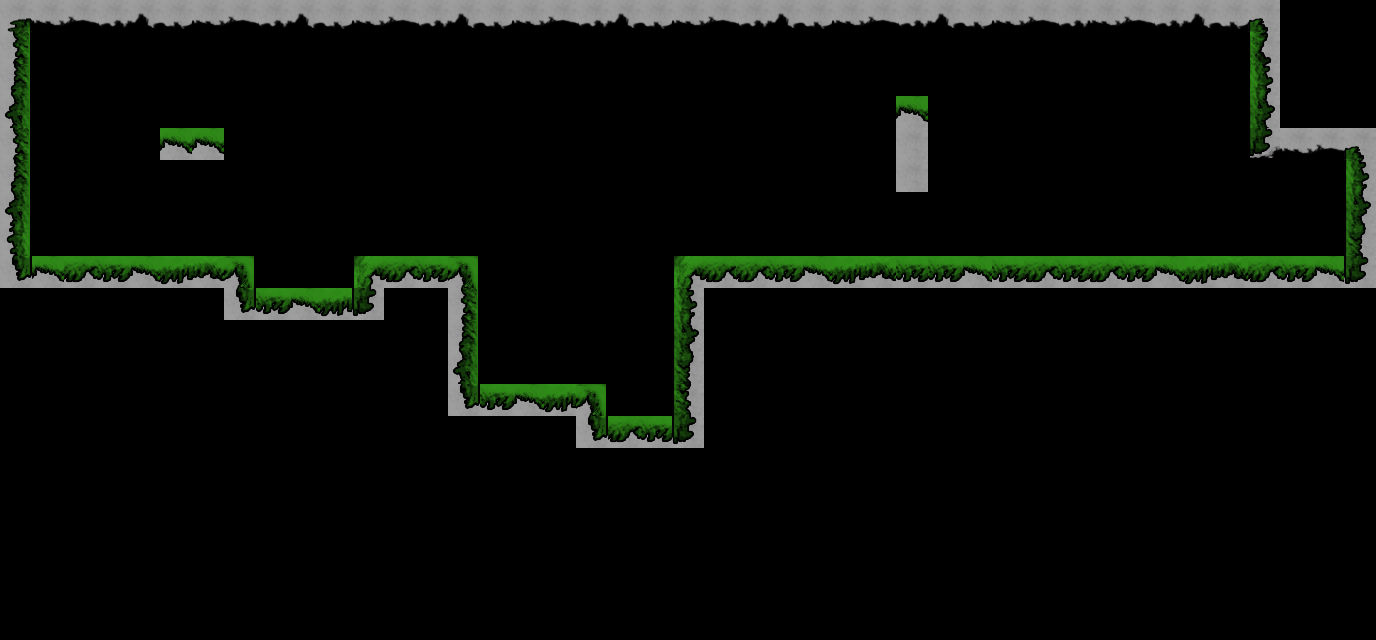

This game map was drawn from its Tiled (.tmx) file and the tilesets committed beside it. A one-line description and the trimmed map source follow:
An orthogonal 43x20 tile map with 32x32 px tiles, 2 tile layers (Tile Layer 1, Tile Layer 2), 9 tilesets and 10 objects (2x Button, 2x Player, Fan, Spike, Goal, ...).

<map version="1.10" tiledversion="1.10.2" orientation="orthogonal" renderorder="right-down" width="43" height="20" tilewidth="32" tileheight="32" infinite="0" nextlayerid="4" nextobjectid="18">
 <tileset firstgid="1" source="../../../../../Tiled/placeholder_tile.tsx" />
 <tileset firstgid="29" name="TileSheet_Final" tilewidth="32" tileheight="32" tilecount="96" columns="12">
  <image source="TileSheet_Final.png" width="384" height="256" />
 </tileset>
 <tileset firstgid="125" name="TileSheet_Final" tilewidth="32" tileheight="32" tilecount="96" columns="12">
  <image source="TileSheet_Final.png" width="384" height="256" />
 </tileset>
 <tileset firstgid="221" source="../../../../../Tiled/TileSheet_Final.tsx" />
 <tileset firstgid="317" name="400x400Orange" tilewidth="400" tileheight="400" tilecount="1" columns="1">
  <image source="400x400Orange.png" width="400" height="400" />
 </tileset>
 <tileset firstgid="318" name="Player" tilewidth="64" tileheight="64" tilecount="2" columns="2">
  <image source="Player.png" width="128" height="64" />
 </tileset>
 <tileset firstgid="320" name="Door" tilewidth="32" tileheight="64" tilecount="1" columns="1">
  <image source="Door.png" width="32" height="64" />
 </tileset>
 <tileset firstgid="321" name="BreakableWood" tilewidth="32" tileheight="32" tilecount="1" columns="1">
  <image source="BreakableWood.png" width="32" height="32" />
 </tileset>
 <tileset firstgid="322" name="Turtles_NoTrim" tilewidth="192" tileheight="192" tilecount="70" columns="10">
  <image source="Turtles_NoTrim.png" width="1920" height="1344" />
 </tileset>
 <layer id="1" name="Tile Layer 1" width="43" height="20">
  <data>[860 cells, 117 non-empty, 28 distinct tile ids]</data>
 </layer>
 <layer id="2" name="Tile Layer 2" width="43" height="20">
  <data>[860 cells, 0 non-empty, 0 distinct tile ids]</data>
 </layer>
 <objectgroup id="3" name="Object Layer 1">
  <object id="1" name="Fan1" type="Fan" x="608" y="384" width="64" height="32">
   <properties>
    <property name="boolean_isOn" type="bool" value="false" />
    <property name="float_theForce" type="float" value="4.5" />
    <property name="int_theDirection" type="int" value="4" />
    <property name="string_theID" value="fan1" />
   </properties>
  </object>
  <object id="2" name="Spikes" type="Spike" x="256" y="256" width="96" height="32" />
  <object id="3" name="Button" type="Button" x="704" y="172" width="32" height="32">
   <properties>
    <property name="isTypeOne" type="bool" value="false" />
    <property name="string_effectName" value="action_fanTurnOnOff" />
    <property name="string_effectName1" value="" />
    <property name="string_effectName2" value="" />
    <property name="string_para" value="fan1" />
    <property name="string_para1" value="" />
    <property name="string_para2" value="" />
   </properties>
  </object>
  <object id="4" name="Button" type="Button" x="992" y="224" width="32" height="32">
   <properties>
    <property name="isTypeOne" type="bool" value="false" />
    <property name="string_effectName" value="action_doorOpenClose" />
    <property name="string_effectName1" value="" />
    <property name="string_effectName2" value="" />
    <property name="string_para" value="door1" />
    <property name="string_para1" value="" />
    <property name="string_para2" value="" />
   </properties>
  </object>
  <object id="6" name="End" type="Goal" x="1248" y="160" width="96" height="96">
   <properties>
    <property name="bool_mapIsMenu" type="bool" value="true" />
    <property name="string_theMapID" value="levelSelectMenu.tmx" />
   </properties>
  </object>
  <object id="9" name="Fan Area - fan1" type="FanArea" gid="317" x="598.667" y="360.667" width="70.3333" height="196.667">
   <properties>
    <property name="string_fanID" value="fan1" />
   </properties>
  </object>
  <object id="12" name="Door1" type="Door" gid="320" x="896.045" y="255.902" width="32" height="64">
   <properties>
    <property name="isOpened" type="bool" value="false" />
    <property name="string_theID" value="door1" />
   </properties>
  </object>
  <object id="14" name="Breakable" type="Breakable" gid="321" x="394.834" y="102.833" width="49.6667" height="50">
   <properties>
    <property name="float_thresholdVelocityLength" type="float" value="5" />
    <property name="int_theHealth" type="int" value="1" />
   </properties>
  </object>
  <object id="15" name="Player 2" type="Player" gid="322" x="53.6635" y="227.167" width="64" height="64">
   <properties>
    <property name="Height" type="int" value="64" />
    <property name="Width" type="int" value="64" />
    <property name="int_index" type="int" value="1" />
    <property name="int_nextFrameDelay" type="int" value="30" />
    <property name="int_numberOfFrame" type="int" value="-1" />
    <property name="int_singleFrameID" type="int" value="-1" />
   </properties>
  </object>
  <object id="16" name="Player 1" type="Player" gid="322" x="122.337" y="225.834" width="64" height="64">
   <properties>
    <property name="Height" type="int" value="64" />
    <property name="Width" type="int" value="64" />
    <property name="int_index" type="int" value="0" />
    <property name="int_nextFrameDelay" type="int" value="30" />
    <property name="int_numberOfFrame" type="int" value="-1" />
    <property name="int_singleFrameID" type="int" value="-1" />
   </properties>
  </object>
 </objectgroup>
</map>
